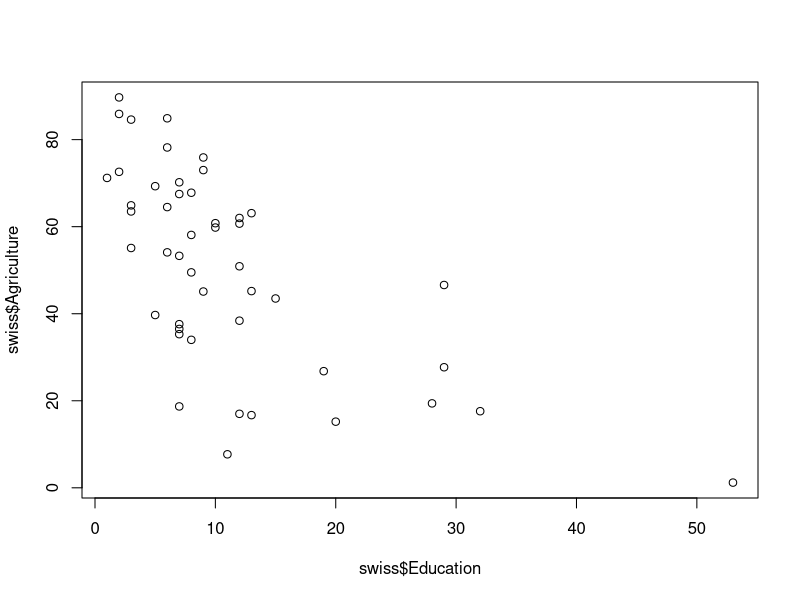
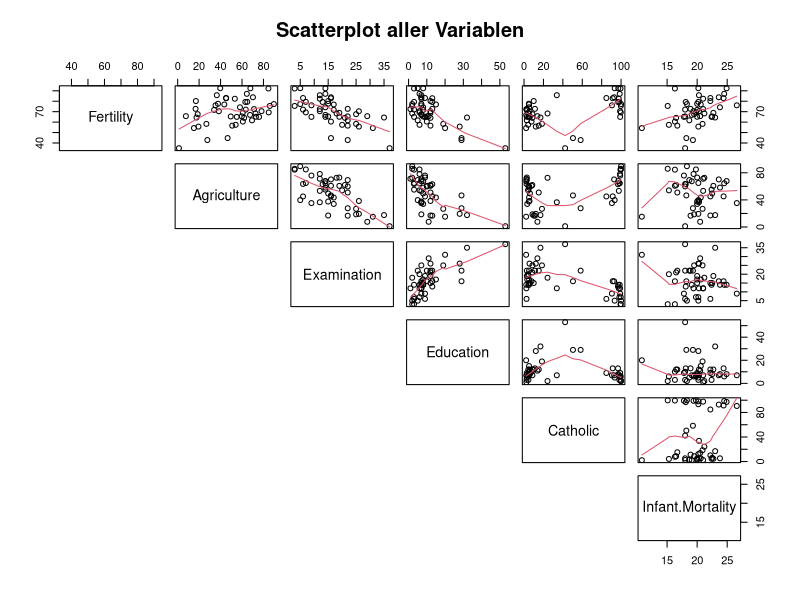

Write the R code that produced these figures, in order.
#############################
# Korrelationskoeffizienten #
#############################

# Grafische Darstellung des Scatterplots von Agriculture und Education
plot(swiss$Education, swiss$Agriculture)

# Korrelationskoeffizient von Agriculture und Education
cor(swiss$Education, swiss$Agriculture)

# Zusatzprogramm STATS installieren und aktivieren
install.packages("stats", dependencies=TRUE)
library(stats)

# Zusatzprogramm GRAPHICS installieren und aktivieren
install.packages("graphics", dependencies=TRUE)
library(graphics)

# Graphische Darstellung aller bivariaten Zusammenhänge eines Datensatzes
pairs(swiss, panel=panel.smooth, main="Scatterplot aller Variablen", lower.panel=NULL)

# Korrelationskoeffizienten aller Variablen
cor(swiss)